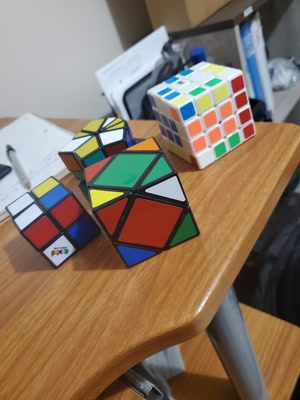
#> input picture cubes_ds.jpg, 300 x 400 px
$ python halftone.py cubes_ds.jpg
#> lines starting #> are read from the running program, lines starting #| are printed output that depends on the picture; after the words box and inside, x2 and y2 are one past the last pixel; in counts of white or black regions, pixels touching at a corner belong together
import os
import sys
import numpy as np

from PIL import Image, ImageDraw, ImageOps, ImageStat
Image.MAX_IMAGE_PIXELS = None

"""
Class: Halftone( path )
Usage:
    import halftone
    h = halftone.Halftone('/path/to/image.jpg')
    h.make()

The bulk of this is taken from this Stack Overflow answer by fraxel:
http://stackoverflow.com/a/10575940/250962
"""


class Halftone(object):
    def __init__(self, path):
        """
        path is the path to the image we want to halftone.
        """
        self.path = path

    def make(
        self,
        sample=10,
        scale=1,
        percentage=0,
        filename_addition="_halftoned",
        angles=[0, 15, 30, 45],
        style="color",
        antialias=False,
        output_format="default",
        output_quality=75,
        save_channels=False,
        save_channels_format="default",
        save_channels_style="color",
    ):
        """
        Leave filename_addition empty to save the image in place.
        Arguments:
            sample: Sample box size from original image, in pixels.
            scale: Max output dot diameter is sample * scale (which is also the
                number of possible dot sizes)
            percentage: How much of the gray component to remove from the CMY
                channels and put in the K channel.
            filename_addition: What to add to the filename (before the extension).
            angles: A list of angles that each screen channel should be rotated by.
                Should be 4 integers when style is 'color', at least 1 for 'grayscale'.
            style: 'color' or 'grayscale'.
            antialias: boolean.
            output_format: "default", "jpeg", "png".
            output_quality: Integer, default 75. Only used when saving jpeg images.
            save_channels: Boolean, whether to save the four separate channel images in
                addition to the main image.
            save_channels_format: "default", "jpeg", "png".
            save_channels_style: "color" or "grayscale".
        """
#> called with sample = 10, scale = 1, percentage = 0, filename_addition = '_halftoned', style = 'color', antialias = False, output_format = 'default', output_quality = 75

        self.check_arguments(
            angles=angles,
            antialias=antialias,
            output_format=output_format,
            output_quality=output_quality,
            percentage=percentage,
            sample=sample,
            save_channels=save_channels,
            save_channels_format=save_channels_format,
            save_channels_style=save_channels_style,
            scale=scale,
            style=style,
        )

        f, extension = os.path.splitext(self.path)

        if output_format == "jpeg":
            extension = ".jpg"
        elif output_format.startswith("png"):
            extension = ".png"
        # Else, keep the same as the input file.

        output_filename = "%s%s%s" % (f, str(filename_addition), extension)

        try:
            im = Image.open(self.path)
#> im is the input picture: PIL image 300x400 RGB; mean R, G, B 136.1, 117.5, 99.9
            im = ImageOps.exif_transpose(im)
        except IOError as e:
            raise Exception("Couldn't open source file '%s'" % (self.path)) from e

        if style == "grayscale":
            angles = angles[:1]
            gray_im = im.convert("L")
            channel_images = self.halftone(
                im, gray_im, sample, scale, angles, antialias
            )
            new = channel_images[0]

        else:
            # cmyk = self.gcr(im, percentage)
            cmyk = im
            channel_images = self.halftone(im, cmyk, sample, scale, angles, antialias)

            if save_channels:

                self.save_channel_images(
                    channel_images,
                    channels_style=save_channels_style,
                    channels_format=save_channels_format,
                    output_filename=output_filename,
                    output_quality=output_quality,
                )

            # new = Image.merge("CMYK", channel_images)
            new = Image.merge("RGB", channel_images)

        if extension == ".jpg":
            new.save(output_filename, "JPEG", subsampling=0, quality=output_quality)
        elif extension == ".png":
            new.convert("RGB").save(output_filename, "PNG")

    def check_arguments(
        self,
        angles,
        antialias,
        output_format,
        output_quality,
        percentage,
        sample,
        save_channels,
        save_channels_format,
        save_channels_style,
        scale,
        style,
    ):
        "Checks all the arguments are valid. Raises TypeError or ValueError if not."

        if not isinstance(angles, list):
            raise TypeError(
                "The angles argument must be a list of 4 integers, not '%s'." % angles
            )

        if style == "grayscale":
            if len(angles) < 1:
                raise ValueError(
                    "The angles argument must be a list of at least 1 integer when "
                    "style is 'grayscale', but it has %s."
                    % len(angles)
                )
        else:
            if len(angles) != 4:
                raise ValueError(
                    "The angles argument must be a list of 4 integers when "
                    "style is 'color', but it has %s."
                    % len(angles)
                )

        for a in angles:
            if not isinstance(a, int):
                raise ValueError(
                    "All elements of the angles list must be integers, "
                    "but it is %s." % angles
                )

        if not isinstance(antialias, bool):
            raise TypeError(
                "The antialias argument must be a boolean, not '%s'." % antialias
            )

        if output_format not in ["default", "jpeg", "png"]:
            raise ValueError(
                "The output_format argument must be one of 'default', "
                "'jpeg' or 'png', not '%s'." % save_channels_format
            )

        if not isinstance(output_quality, int):
            raise TypeError(
                "The output_quality argument must be an integer, not '%s'."
                % output_quality
            )
        if output_quality < 0 or output_quality > 100:
            raise ValueError(
                "The output_quality argument must be between 0 and 100, but it is %s."
                % output_quality
            )

        if not isinstance(percentage, (float, int)):
            raise TypeError(
                "The percentage argument must be an integer or float, not '%s'."
                % percentage
            )

        if not isinstance(sample, int):
            raise TypeError(
                "The sample argument must be an integer, not '%s'." % sample
            )

        if not isinstance(save_channels, bool):
            raise TypeError(
                "The save_channels argument must be a boolean, not '%s'."
                % save_channels
            )

        if save_channels_format not in ["default", "jpeg", "png"]:
            raise ValueError(
                "The save_channels_format argument must be one of 'default', "
                "'jpeg' or 'png', not '%s'." % save_channels_format
            )
        if save_channels_style not in ["color", "grayscale"]:
            raise ValueError(
                "The save_channels_style argument must be one of "
                "'color' or 'grayscale', not '%s'." % save_channels_style
            )

        if not isinstance(scale, int):
            raise TypeError("The scale argument must be an integer, not '%s'." % scale)

        if style not in ["color", "grayscale"]:
            raise ValueError(
                "The style argument must be either 'color' or 'grayscale'."
            )

        return True

    # [22 lines left out: function gcr, not called in this run]

    def halftone(self, im, cmyk, sample, scale, angles, antialias):
        """
        Returns list of half-tone images for cmyk image. sample (pixels),
        determines the sample box size from the original image. The maximum
        output dot diameter is given by sample * scale (which is also the number
        of possible dot sizes). So sample=1 will presevere the original image
        resolution, but scale must be >1 to allow variation in dot size.
        """
#> called with sample = 10, scale = 1, antialias = False

        # If we're antialiasing, we'll multiply the size of the image by this
        # scale while drawing, and then scale it back down again afterwards.
        # Because drawing isn't aliased, so drawing big and scaling back down
        # is the only way to get antialiasing from PIL/Pillow.
        antialias_scale = 4

        if antialias is True:
            scale = scale * antialias_scale

        cmyk = cmyk.split()
        dots = []
        # data = [] # contains (center_x, center_y, radius)

        # hacky
        data_for_three_file = open("data_for_three.txt", "w")
        for channel, angle in zip(cmyk, angles):
            channel = channel.rotate(angle, expand=1)
            print(channel)
            channel.save(f"{angle}.png", "PNG")
            size = channel.size[0] * scale, channel.size[1] * scale
            half_tone = Image.new("L", size)
            center_locations = Image.new("L", size)
            diameter_sizes = Image.new("L", size)
            draw = ImageDraw.Draw(half_tone)
            draw_debug = ImageDraw.Draw(center_locations)

            # Cycle through one sample point at a time, drawing a circle for
            # each one:
            print(size)
            for x in range(0, channel.size[0], sample):
                for y in range(0, channel.size[1], sample):

                    # Area we sample to get the level:
                    box = channel.crop((x, y, x + sample, y + sample))

                    # The average level for that box (0-255):
                    mean = ImageStat.Stat(box).mean[0]

                    # The diameter of the circle to draw based on the mean (0-1):
                    diameter = (mean / 255) ** 0.5

                    # Size of the box we'll draw the circle in:
                    box_size = sample * scale

                    # Diameter of circle we'll draw:
                    # If sample=10 and scale=1 then this is (0-10)
                    draw_diameter = diameter * box_size

                    # Position of top-left of box we'll draw the circle in:
                    # x_pos, y_pos = (x * scale), (y * scale)
                    box_x, box_y = (x * scale), (y * scale)

                    # Positioned of top-left and bottom-right of circle:
                    # A maximum-sized circle will have its edges at the edges
                    # of the draw box.
                    x1 = box_x + ((box_size - draw_diameter) / 2)
                    y1 = box_y + ((box_size - draw_diameter) / 2)
                    x2 = x1 + draw_diameter
                    y2 = y1 + draw_diameter

                    # draw square?
                    # draw.rectangle([(x1, y1), (x2, y2)], fill=255)
                    draw.ellipse([(x1, y1), (x2, y2)], fill=255)
                    center_x = x + sample / 2
                    center_y = y + sample / 2
                    radius = diameter / 2
                    # data.append((center_x, center_y, radius))
                    if center_x < channel.size[0] and center_y < channel.size[1]:
                    # try:
                        center_locations.putpixel((int(center_x), int(center_y)), 255)
                        # draw_debug.point((int(center_x), int(center_y)), fill=255)
                        # draw_debug.ellipse(((int(center_x)-5, int(center_y)-5), (int(center_x)+5, int(center_y)+5)), fill=255)
                        # center_locations[int(center_x), int(center_y)] = 255
                        print(int(diameter * 255))
                        diameter_sizes.putpixel((int(center_x), int(center_y)), int(diameter*255))
                        data_for_three_file.write(f"{center_x} {center_y} {radius}\n")
                    # except:
                    #     breakpoint()

            half_tone = half_tone.rotate(-angle, expand=1)
            center_locations = center_locations.rotate(-angle, expand=1)
            diameter_sizes = diameter_sizes.rotate(-angle, expand=1)

            width_half, height_half = half_tone.size

            # Top-left and bottom-right of the image to crop to:
            xx1 = (width_half - im.size[0] * scale) / 2
            yy1 = (height_half - im.size[1] * scale) / 2
            xx2 = xx1 + im.size[0] * scale
            yy2 = yy1 + im.size[1] * scale

            half_tone = half_tone.crop((xx1, yy1, xx2, yy2))
            center_locations = center_locations.crop((xx1, yy1, xx2, yy2))
            diameter_sizes = diameter_sizes.crop((xx1, yy1, xx2, yy2))

            center_locations.save(f"{angle}_cl.png", "PNG", compress_level=0, optimize=False)
            diameter_sizes.save(f"{angle}_ds.png", "PNG")
            diameter_array = np.array(diameter_sizes)
            np.save(f"{angle}_ds.npy", diameter_array)
            half_tone.save(f"{angle}_ht.png", "PNG")

            if antialias is True:
                # Scale it back down to antialias the image.
                w = int((xx2 - xx1) / antialias_scale)
                h = int((yy2 - yy1) / antialias_scale)
                half_tone = half_tone.resize((w, h), resample=Image.LANCZOS)


            dots.append(half_tone)
#> this loop made 3 passes
#> (angle, size, width_half, height_half, xx1, yy1, xx2, yy2) on passes 2 to 3: (15, (394, 466), 502, 554, 101, 77, 401, 477), (30, (460, 498), 648, 662, 174, 131, 474, 531)
#> (angle, width_half, height_half, xx1, yy1, xx2, yy2) on pass 1: (0, 300, 400, 0, 0, 300, 400)
#> (printed output is left out)
#> pass 1, in halftone, `channel = channel.rotate(angle, expand=1)`:
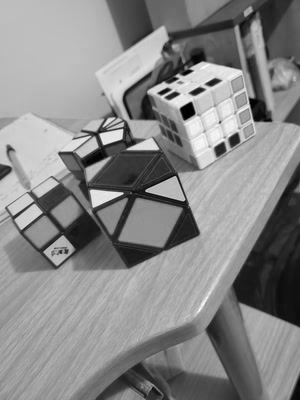
#> channel: PIL image 300x400 L; min 0, max 255, mean 136.1
#> pass 1, in halftone, `half_tone = half_tone.rotate(-angle, expand=1)`:
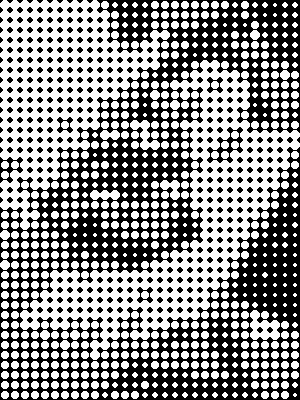
#> half_tone: PIL image 300x400 L; 54.2% white; 347 black regions (28 under 20 px), largest, box (x1, y1, x2, y2) and area: (0, 0, 300, 400) 46146, (207, 127, 243, 163) 408, (0, 157, 23, 183) 228
#> pass 1, in halftone, `center_locations = center_locations.rotate(-angle, expand=1)`:
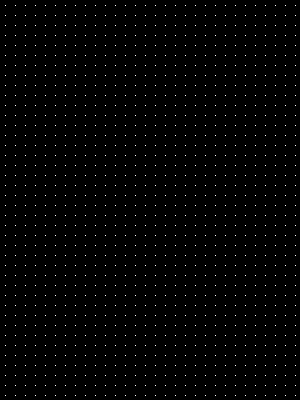
#> center_locations: PIL image 300x400 L; 1% white in thin lines or dots
#> after the loop:
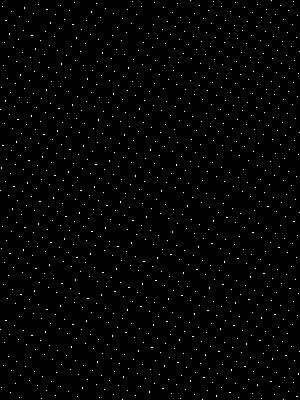
#> center_locations: PIL image 300x400 L; 0.99% white in thin lines or dots
#> after the loop:
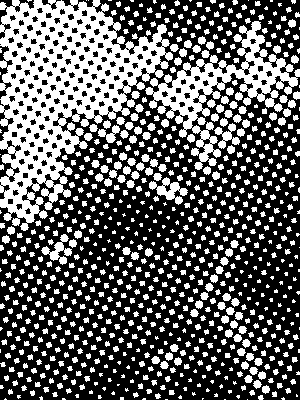
#> half_tone: PIL image 300x400 L; 38% white; 878 white regions (192 under 20 px), largest, box (x1, y1, x2, y2) and area: (0, 0, 173, 231) 17181, (145, 21, 300, 170) 5793, (149, 177, 188, 205) 442
#> after the loop, dots = 3 items
        data_for_three_file.close()
        return dots

    # [46 lines left out: function save_channel_images, not called in this run]


if __name__ == "__main__":

    path = sys.argv[1]

    h = Halftone(path)
    h.make()
#> in make, `new = Image.merge("RGB", channel_images)`:
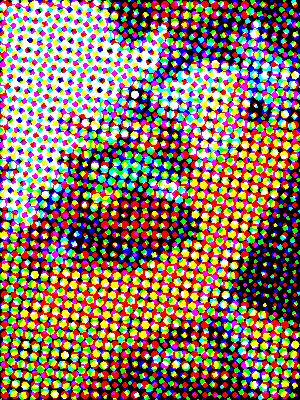
#> new: PIL image 300x400 RGB; mean R, G, B 138.2, 119.6, 97
